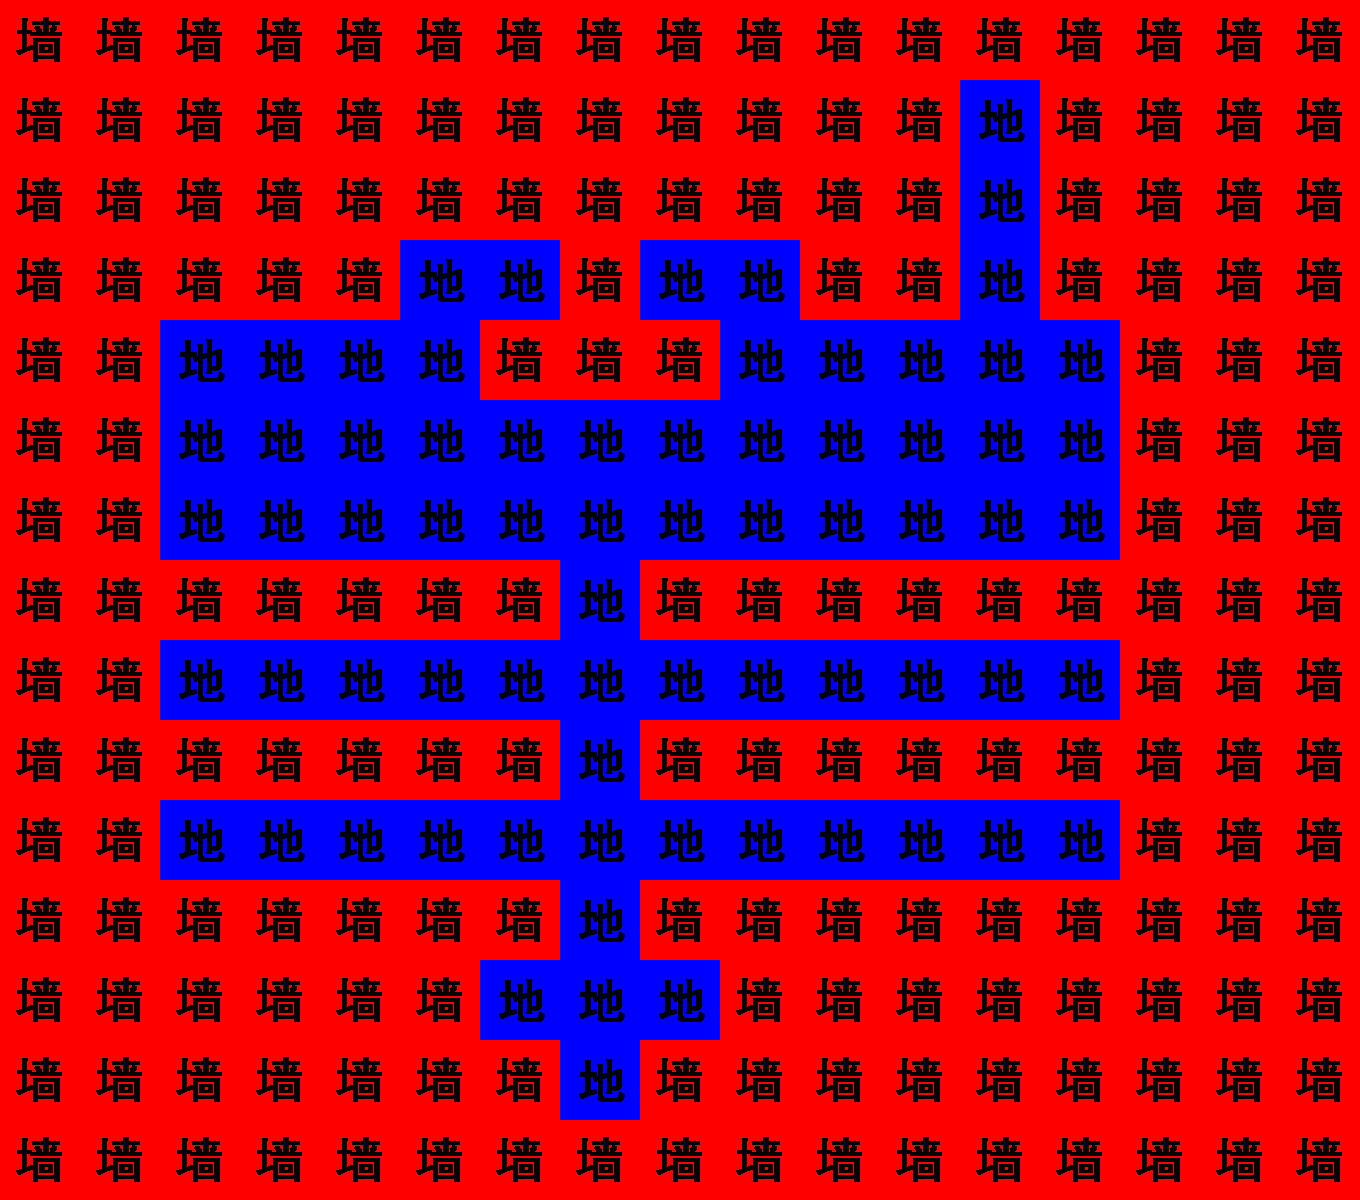

A level layout from a 2D game, rendered from its tile map. Below: a short description, then the map file with tile-grid data replaced by summaries:
An orthogonal 17x15 tile map with 80x80 px tiles, 2 tile layers (map, mac), 2 tilesets.

<map version="1.0" orientation="orthogonal" width="17" height="15" tilewidth="80" tileheight="80">
 <tileset firstgid="1" name="mac" tilewidth="80" tileheight="80">
  <image source="mac.png" width="240" height="240" />
  <tile id="0">
   <properties>
    <property name="macValue" value="0" />
    <property name="through" value="0" />
   </properties>
  </tile>
  <tile id="1">
   <properties>
    <property name="macValue" value="1" />
    <property name="through" value="1" />
   </properties>
  </tile>
  <tile id="2">
   <properties>
    <property name="macValue" value="1" />
    <property name="through" value="2" />
   </properties>
  </tile>
  <tile id="3">
   <properties>
    <property name="macValue" value="1" />
    <property name="through" value="3" />
   </properties>
  </tile>
  <tile id="4">
   <properties>
    <property name="macValue" value="1" />
    <property name="through" value="4" />
   </properties>
  </tile>
  <tile id="5">
   <properties>
    <property name="macValue" value="1" />
    <property name="through" value="5" />
   </properties>
  </tile>
 </tileset>
 <tileset firstgid="10" name="map_037" tilewidth="80" tileheight="80">
  <image source="map_037.png" width="640" height="240" />
 </tileset>
 <layer name="map" width="17" height="15">
  <data>[255 cells, 255 non-empty, 19 distinct tile ids]</data>
 </layer>
 <layer name="mac" width="17" height="15">
  <data>[255 cells, 255 non-empty, 2 distinct tile ids]</data>
 </layer>
</map>
